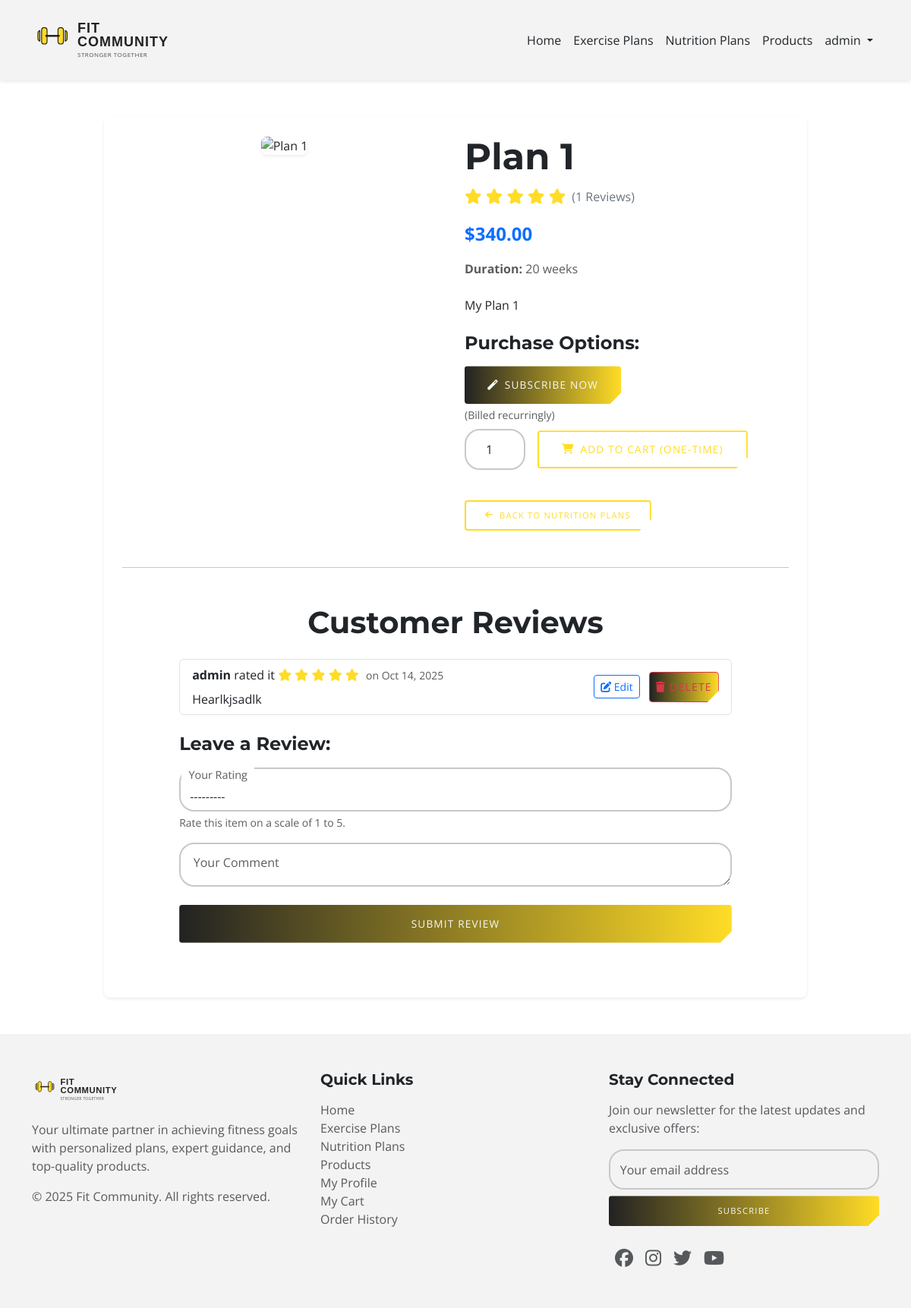
/nutrition-plans/1/ (signed in), run on the app's committed database.
### fitness/models.py (models this page shows, shortened)
class NutritionPlan(models.Model):
    title = models.CharField(max_length=100)
    description = models.TextField()
    price = models.DecimalField(max_digits=8, decimal_places=2)
    duration_weeks = models.PositiveIntegerField()
    stripe_price_id = models.CharField(
        max_length=255, blank=True, null=True, unique=True
    )
    image = models.ImageField(upload_to='plan_images/', blank=True, null=True)

### products/models.py (models this page shows, shortened)
class Review(models.Model):
    user = models.ForeignKey(
        User, on_delete=models.CASCADE, related_name='reviews'
    )
    exercise_plan = models.ForeignKey(
        'fitness.ExercisePlan', on_delete=models.CASCADE, null=True,
        blank=True, related_name='reviews'
    )
    nutrition_plan = models.ForeignKey(
        'fitness.NutritionPlan', on_delete=models.CASCADE, null=True,
        blank=True, related_name='reviews'
    )
    product = models.ForeignKey(
        Product, on_delete=models.CASCADE, null=True, blank=True,
        related_name='reviews'
    )
    rating = models.IntegerField(
        choices=[(i, str(i)) for i in range(1, 6)],
        help_text="Rate this item on a scale of 1 to 5."
    )
    comment = models.TextField(blank=True, null=True)
    created_at = models.DateTimeField(auto_now_add=True)
    class Meta:
        ordering = ['-created_at']

### fitness/views.py (the view)
def nutrition_plan_detail(request, pk):  # show nutrition plan detail
    plan = get_object_or_404(
        NutritionPlan.objects.annotate(
            average_rating=Avg('reviews__rating'),
            review_count=Count('reviews'),
        ),
        pk=pk,
    )
    if request.method == 'POST':
        form = ReviewForm(request.POST)
        if form.is_valid():
            if request.user.is_authenticated:
                rev = form.save(commit=False)
                rev.user = request.user
                rev.nutrition_plan = plan
                rev.save()
                messages.success(request, 'Review submitted.')
                return redirect('nutrition_plan_detail', pk=pk)
            messages.error(request, 'Log in to submit a review.')
    else:
        form = ReviewForm()
    return render(
        request,
        'public-pages/nutrition_plan_detail.html',
        {'plan': plan, 'reviews': plan.reviews.all(), 'form': form},
    )

### templates/public-pages/nutrition_plan_detail.html (shortened to what this page needs)
{% extends 'base.html' %}
{% block content %}
{% load static %}
{% load static rating_extras %}
<div class="container my-5">
    <div class="row justify-content-center">
        <div class="col-lg-10 col-md-12">
            <div class="card shadow-sm border-0 product-detail-card">
                <div class="card-body p-4">
                    <div class="row g-4">
                        <div class="col-md-6 text-center">
                            <img src="{% if plan.image %}{{ plan.image.url }}{% else %}{% static 'images/plan_placeholder.jpg' %}{% endif %}"
                                 class="img-fluid rounded-3 shadow-sm nutrition-plan-detail-image" alt="{{ plan.title }}">
                        </div>
                        <div class="col-md-6">
                            <h1 class="display-5 fw-bold mb-2">{{ plan.title }}</h1>
                        <div class="d-flex align-items-center mb-3">
                            <div class="star-rating me-2 fs-5">
                                {% with plan.average_rating|round_int as rounded %}
                                    {% for _ in "12345" %}
                                        <i class="fas fa-star{% if forloop.counter <= rounded %} on{% endif %}"></i>
                                    {% endfor %}
                                {% endwith %}
                            </div>
                            <span class="review-count-text fs-6">({{ plan.review_count }} Reviews)</span>
                        </div>
                            <p class="fs-4 fw-bold text-primary mb-3">${{ plan.price|floatformat:2 }}</p>
                            <p class="text-muted mb-4"><strong>Duration:</strong> {{ plan.duration_weeks }} weeks</p>
                            <p class="text-dark mb-4">{{ plan.description }}</p>
                            {% if user.is_authenticated %}
                                <h4 class="mt-4 mb-3 fw-bold">Purchase Options:</h4>
                                <div class="d-flex flex-column mb-4">
                                    <form action="{% url 'create_subscription_checkout' 'nutrition_plan' plan.id %}" method="post" class="mb-2">
                                        <button type="submit" class="custom-btn custom-btn-lg">
                                            <i class="fas fa-magic me-2"></i>Subscribe Now
                                        </button>
                                        <small class="form-text text-muted ml-2 d-block"> (Billed recurringly)</small>
                                    </form>
                                    <form action="{% url 'add_to_cart' 'nutrition_plan' plan.id %}" method="post" class="d-flex align-items-center">
                                        <div class="form-group me-3">
                                            <input type="number" name="quantity" id="quantity" value="1" min="1" class="form-control text-center quantity-input-width">
                                        </div>
                                        <button type="submit" class="custom-btn custom-btn-lg btn-outline-dark">
                                            <i class="fas fa-shopping-cart me-2"></i>Add to Cart (One-time)
                                        </button>
                                    </form>
                                </div>
                            {% else %}
                                <div class="alert alert-info text-center" role="alert">
                                    Please <a href="{% url 'login' %}" class="alert-link">log in</a> to subscribe or purchase this plan.
                                </div>
                            {% endif %}
                            <a href="{% url 'nutrition_plan_list' %}" class="custom-btn btn-outline-dark btn-sm mt-3">
                                <i class="fas fa-arrow-left me-2"></i>Back to Nutrition Plans
                            </a>
                        </div>
                    </div>
                    <hr class="my-5">
                    <h3 class="section-heading text-center mb-4">Customer Reviews</h3>
                    <div class="row justify-content-center">
                        <div class="col-lg-10">
                            {% if reviews %}
                                <ul class="list-group mb-4">
                                    {% for review in reviews %}
                                        <li class="list-group-item d-flex flex-column flex-sm-row justify-content-between align-items-start align-items-sm-center">
                                            <div>
                                                <strong>{{ review.user.username }}</strong> rated it
                                                <span class="star-rating fs-6">
                                                    {% with review.rating|round_int as rounded_review_rating %}
                                                        {% for _ in "12345" %}
                                                            <i class="fas fa-star{% if forloop.counter <= rounded_review_rating %} on{% endif %}"></i>
                                                        {% endfor %}
                                                    {% endwith %}
                                                </span>
                                                <small class="text-muted d-block d-sm-inline-block">on {{ review.created_at|date:"M d, Y" }}</small>
                                                {% if review.comment %}
                                                    <p class="mt-2 mb-0">{{ review.comment }}</p>
                                                {% endif %}
                                            </div>
                                            {% if request.user == review.user %}
                                            <div class="mt-3 mt-sm-0">
                                                <a href="{% url 'edit_review' review.id %}" class="btn btn-sm btn-outline-primary me-2">
                                                    <i class="fas fa-edit"></i> Edit
                                                </a>
                                                <form action="{% url 'delete_review' review.id %}" method="post" style="display:inline;">
                                                    <button type="submit" class="btn btn-sm btn-outline-danger">
                                                        <i class="fas fa-trash"></i> Delete
                                                    </button>
                                                </form>
                                            </div>
                                            {% endif %}
                                        </li>
                                        {% endfor %}
                                </ul>
                            {% else %}
                                <div class="alert alert-info text-center" role="alert">
                                    No reviews yet. Be the first to review this plan!
                                </div>
                            {% endif %}
                            <h4 class="mt-4 mb-3">Leave a Review:</h4>
                            {% if user.is_authenticated %}
                                <form method="post" class="mb-5">
                                    {% for field in form %}
                                        <div class="form-floating mb-3">
                                            {{ field }}
                                            <label for="{{ field.id_for_label }}" class="text-muted">{{ field.label }}</label>
                                            {% if field.help_text %}
                                                <div class="form-text text-muted">{{ field.help_text }}</div>
                                            {% endif %}
                                        </div>
                                    {% endfor %}
                                    <div class="d-grid mt-4">
                                        <button type="submit" class="custom-btn custom-btn-lg">Submit Review</button>
                                    </div>
                                </form>
                            {% else %}
                                <div class="alert alert-warning text-center" role="alert">
                                    Please <a href="{% url 'login' %}" class="alert-link">log in</a> to leave a review.
                                </div>
                            {% endif %}
                        </div>
                    </div>
                </div>
            </div>
        </div>
    </div>
</div>
{% endblock %}

### templates/components/header.html (shortened to what this page needs)
{% load static %}
<header>
    <nav class="navbar navbar-expand-lg navbar-light bg-custom-header py-2">
        <div class="container">
            <a class="navbar-brand" href="{% url 'home' %}">
                <img src="{% static 'images/fclogo.svg' %}" alt="Fitness Site Logo" class="header-logo">
            </a>
            <div class="collapse navbar-collapse d-none d-lg-flex" id="navbarNav">
                <ul class="navbar-nav ms-auto">
                    <li class="nav-item">
                        <a class="nav-link" href="{% url 'home' %}">Home</a>
                    </li>
                    <li class="nav-item">
                        <a class="nav-link" href="{% url 'exercise_plan_list' %}">Exercise Plans</a>
                    </li>
                    <li class="nav-item">
                        <a class="nav-link" href="{% url 'nutrition_plan_list' %}">Nutrition Plans</a>
                    </li>
                    <li class="nav-item">
                        <a class="nav-link" href="{% url 'product_list' %}">Products</a>
                    </li>
                    {% if user.is_authenticated %}
                        <li class="nav-item dropdown">
                            <a class="nav-link dropdown-toggle" href="#" id="navbarDropdownDesktop" role="button" data-bs-toggle="dropdown" aria-expanded="false">
                                {{ user.username }}
                            </a>
                        </li>
                    {% endif %}
                </ul>
            </div>
        </div>
    </nav>
</header>

### data on the page
NutritionPlan: title "Plan 1", review_count "1", price "340.00", duration_weeks "20", description "My Plan 1"
Review: user.username "admin", created_at "Oct 14, 2025", comment "Hearlkjsadlk", shows "Edit"

### other printed values
{{ user.username }} "admin"
{{ field.label }} "Your Rating" "Your Comment"
{{ field.help_text }} "Rate this item on a scale of 1 to 5."
